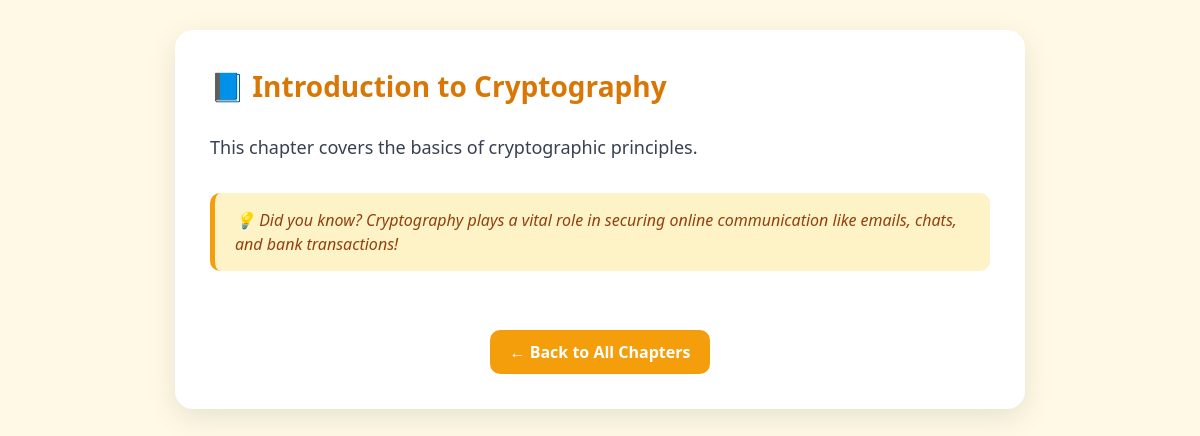
Screenshot of /chapters.php?id=1 (signed in) with the database file from the repository.
### tables this page shows
CREATE TABLE `chapters` (
  `id` int(11) NOT NULL,
  `title` varchar(100) DEFAULT NULL,
  `description` text DEFAULT NULL,
  `video_url` varchar(255) DEFAULT NULL,
  `created_at` timestamp NOT NULL DEFAULT current_timestamp(),
  `content_file` varchar(255) DEFAULT NULL
);

### chapters.php (the view, shortened to what this page needs)
<?php
include 'db.php';
$chapterId = intval($_GET['id']);
$result = $conn->query("SELECT * FROM chapters WHERE id = $chapterId");
$chapter = $result->fetch_assoc();
?>
<!DOCTYPE html>
<html lang="en">
<head>
    <link href="https://cdn.jsdelivr.net/npm/bootstrap@5.3.3/dist/css/bootstrap.min.css" rel="stylesheet">
</head>
<body>
    <div class="chapter-container">
        <div class="chapter-title">
            📘 <?= htmlspecialchars($chapter['title']) ?>
        </div>
        <div class="chapter-description">
            <?= nl2br(htmlspecialchars($chapter['description'])) ?>
        </div>
        <div class="chapter-highlight">
            💡 Did you know? Cryptography plays a vital role in securing online communication like emails, chats, and bank transactions!
        </div>
        <div class="text-center mt-4">
            <a href="all_chapters.php" class="btn-back">← Back to All Chapters</a>
        </div>
    </div>
</body>
</html>

### chapters.php (style rules this page uses)
body { background: #fff9e6; font-family: 'Segoe UI', sans-serif; padding: 30px; }
.chapter-container { max-width: 850px; margin: auto; background: white; padding: 35px; border-radius: 18px; box-shadow: 0 8px 30px rgba(0,0,0,0.1); }
.chapter-title { font-size: 28px; color: #d97706; font-weight: bold; display: flex; align-items: center; gap: 12px; }
.chapter-description { margin-top: 25px; font-size: 18px; color: #374151; line-height: 1.7; }
.chapter-highlight { background-color: #fef3c7; padding: 15px 20px; margin-top: 30px; border-left: 5px solid #f59e0b; border-radius: 10px; font-style: italic; color: #92400e; }
.btn-back { margin-top: 35px; background-color: #f59e0b; color: white; font-weight: 600; padding: 10px 20px; border-radius: 10px; text-decoration: none; display: inline-block; transition: background-color 0.3s ease, transform 0.2s ease; }

### rows the page displays
chapters: title "Introduction to Cryptography", description "This chapter covers the basics of cryptographic principles."
